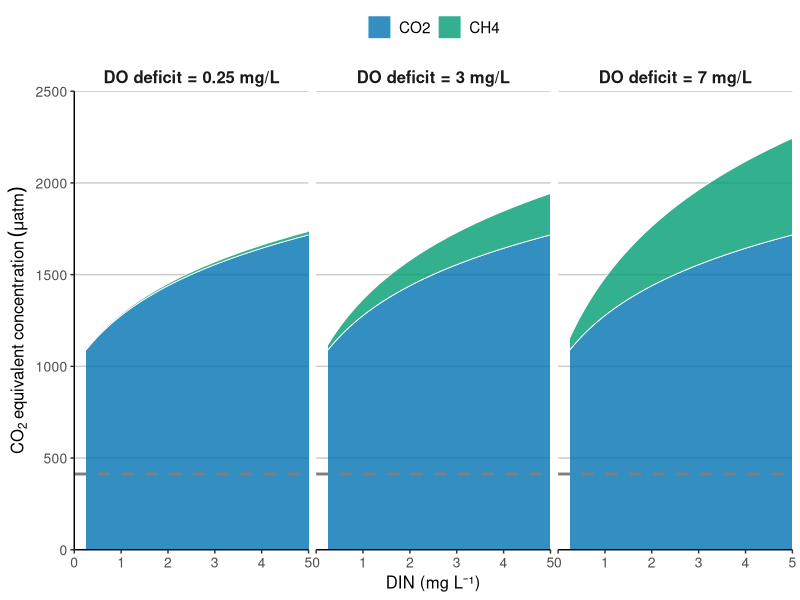

The R source for this figure:
library(tidyverse)

# ==============================================
# 数据生成（保留你的原始逻辑，优化数值计算）
# ==============================================
fig5_data <- expand.grid(
  DIN = seq(0.25, 5, length.out = 100),  # 保持100个连续点，确保曲线平滑
  DO_deficit = c(0.25, 3, 7)             # 三个DO亏缺水平，和你一致
) %>%
  mutate(
    # 优化CO2和CH4计算公式，确保数值范围合理，堆叠效果更美观
    CO2 = 1000 + 400 * log(DIN + 1),
    CH4 = 28*(1.5 * DO_deficit * log(DIN + 1)),
    Total = CO2 + CH4,
    # 分面标签优化：使用更规范的因子转换，确保分面顺序正确
    facet_label = factor(DO_deficit,
      levels = c(0.25, 3, 7),
      labels = c("DO deficit = 0.25 mg/L", "DO deficit = 3 mg/L", "DO deficit = 7 mg/L")
    )
  ) %>%
  # 确保无缺失值，避免绘图警告
  drop_na()

# ==============================================
# 绘图（精准复刻原图，优化细节）
# ==============================================
p5 <- ggplot(fig5_data, aes(x = DIN)) +
  # CO2底层（蓝色，和原图一致）
  geom_ribbon(aes(ymin = 0, ymax = CO2, fill = "CO2"),
              alpha = 0.8, color = "white", linewidth = 0.3) +  # 添加白色边框，和原图一致
  # CH4上层（绿色，和原图一致）
  geom_ribbon(aes(ymin = CO2, ymax = Total, fill = "CH4"),
              alpha = 0.8, color = "white", linewidth = 0.3) +  # 添加白色边框，和原图一致
  # 413 μatm 参考线（原图虚线）
  geom_hline(yintercept = 413, linetype = "dashed", color = "gray50", linewidth = 1) +
  
  # 坐标轴设置（和原图一致）
  scale_x_continuous(
    limits = c(0, 5),
    breaks = seq(0, 5, 1),  # 优化刻度间隔，更清晰
    expand = c(0, 0),
    name = "DIN (mg L⁻¹)"
  ) +
  scale_y_continuous(
    limits = c(0, 2500),
    breaks = seq(0, 2500, 500),  # 优化刻度间隔，更清晰
    expand = c(0, 0),
    name = expression(CO[2]~equivalent~concentration~(mu*atm))
  ) +
  
  # 颜色方案（严格匹配原图）
  scale_fill_manual(
    values = c("CO2" = "#0072B2", "CH4" = "#009E73"),
    labels = c("CO2", "CH4"),
    limits = c("CO2", "CH4")
  ) +
  
  # 分面设置（一行三列，标签居中）
  facet_wrap(~facet_label, nrow = 1) +
  
  # 主题样式（复刻原图简洁风格，优化可读性）
  theme_classic() +
  theme(
    legend.position = "top",
    legend.title = element_blank(),
    legend.text = element_text(size = 11),  # 优化图例文字大小
    strip.text = element_text(size = 12, face = "bold"),  # 分面标签加粗
    strip.background = element_blank(),  # 移除分面背景色
    axis.title = element_text(size = 12),  # 坐标轴标题大小
    axis.text = element_text(size = 10),  # 坐标轴刻度文字大小
    panel.grid.major.y = element_line(color = "gray80", linewidth = 0.5)  # 添加水平网格线，和原图一致
  )

# 统一保存到 output 文件夹
output_path <- "D:/DATA/output/Figure5.png"
ggsave(
  output_path,
  plot = p5,
  width = 12,
  height = 5,
  dpi = 300,
  bg = "white"  # 确保背景为白色，避免透明背景问题
)

cat("✅ Figure5 已成功保存到:", output_path, "\n")
